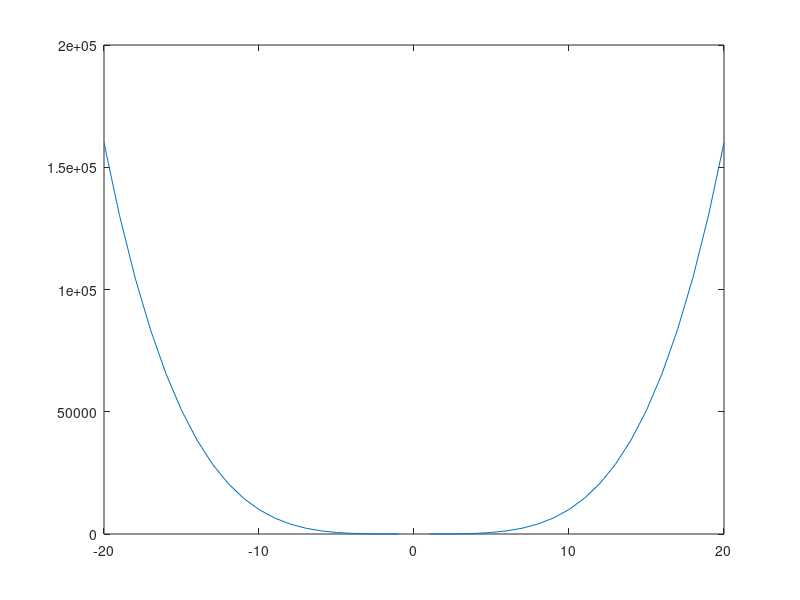

Write MATLAB code to recreate this figure.
% Octave Script
% title               :INYECTIVA , SUPRAYECTIVA , BIYECTIVA 
% Description         :Script para graficar la inyectiva ,suprayectiva y biyectiva 
% Author              :Adriana Trejo Patricio (Adri)
% Date                :202123172 
% Vercion             :1
% Usage               :octave> /path/ClasificacionNumeros 
% Notes               :Requiere aplicacion octave , usar su linea de comandos

% limpiar variables
clear
%dominio de la funcion 
x = -20:1:20;
%Reglas de correspondencia (funcion)
y =( x.^4 )+ (1) ./ (x.^3)
%plotear funcion 
plot(x,y)